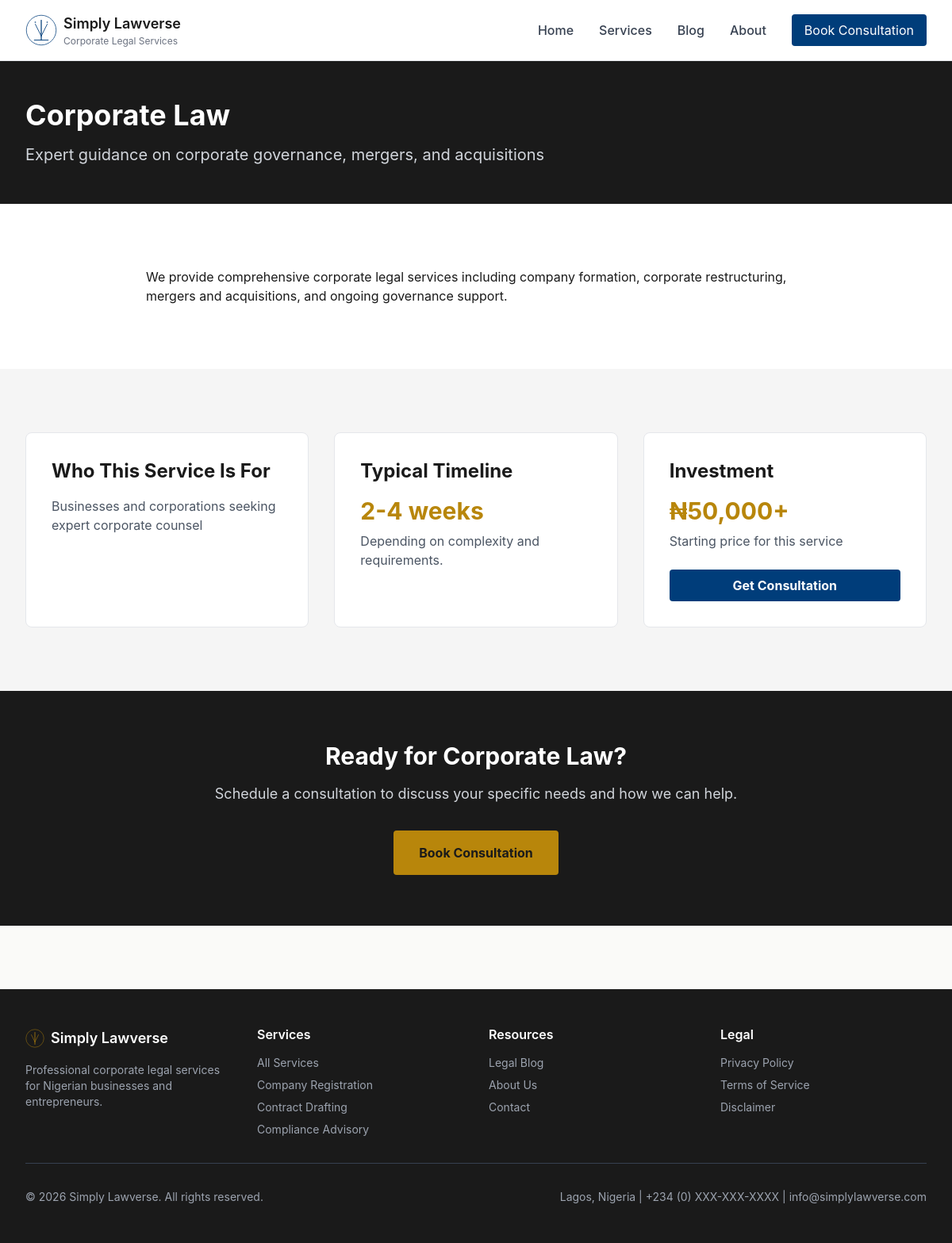
The app's page /services/corporate-law with its own data.
### models.py (models this page shows, shortened)
class Service(db.Model):
    id = db.Column(db.Integer, primary_key=True)
    name = db.Column(db.String(200), nullable=False)
    slug = db.Column(db.String(200), nullable=False, unique=True, index=True)
    description = db.Column(db.Text, nullable=False)  # Short description
    detailed_content = db.Column(db.Text, nullable=False)  # Full service page content
    who_needs_it = db.Column(db.Text, nullable=False)  # Target audience
    typical_timeline = db.Column(db.String(255), nullable=False)  # e.g., "2-4 weeks"
    base_price = db.Column(db.Float, nullable=True)  # Optional starting price
    icon_class = db.Column(db.String(100), nullable=True)  # For styling
    order = db.Column(db.Integer, default=0)  # Display order
    is_active = db.Column(db.Boolean, default=True)
    created_at = db.Column(db.DateTime, default=datetime.utcnow)
    updated_at = db.Column(db.DateTime, default=datetime.utcnow, onupdate=datetime.utcnow)
    seo_title = db.Column(db.String(255), nullable=True)
    seo_description = db.Column(db.String(500), nullable=True)
    seo_keywords = db.Column(db.String(500), nullable=True)
    bookings = db.relationship('Booking', backref='service', lazy=True, cascade='all, delete-orphan')
    __table_args__ = (
        db.Index('idx_service_slug', 'slug'),
        db.Index('idx_service_is_active', 'is_active'),
        db.Index('idx_service_order', 'order'),
    )

### blueprints/services.py (the view)
@bp.route('/<slug>')
def service_detail(slug):
    service = Service.query.filter_by(slug=slug, is_active=True).first_or_404()
    related_articles = Article.query.filter_by(
        status='approved'
    ).filter(
        Article.category.ilike(f'%{service.name}%')
    ).order_by(Article.date_posted.desc()).limit(3).all()
    return render_template('services/detail.html',
        service=service,
        related_articles=related_articles,
        page_title=service.seo_title or service.name,
        page_description=service.seo_description or service.description
    )

### templates/services/detail.html (shortened to what this page needs)
{% extends "base.html" %}
{% block content %}
<section class="bg-law-dark text-white py-12">
    <div class="max-w-7xl mx-auto px-4 sm:px-6 lg:px-8">
        <h1 class="text-4xl font-bold mb-4">{{ service.name }}</h1>
        <p class="text-xl text-gray-300">{{ service.description }}</p>
    </div>
</section>
<section class="py-20 bg-white">
    <div class="max-w-4xl mx-auto px-4 sm:px-6 lg:px-8">
        <div class="prose prose-lg max-w-none">
            {{ service.detailed_content | safe }}
        </div>
    </div>
</section>
<section class="py-20 bg-law-gray">
    <div class="max-w-7xl mx-auto px-4 sm:px-6 lg:px-8">
        <div class="grid grid-cols-1 md:grid-cols-3 gap-8">
            <div class="bg-white rounded-lg p-8 border border-gray-200">
                <h3 class="text-2xl font-bold text-law-dark mb-4">Who This Service Is For</h3>
                <div class="text-gray-600 prose">
                    {{ service.who_needs_it | safe }}
                </div>
            </div>
            <div class="bg-white rounded-lg p-8 border border-gray-200">
                <h3 class="text-2xl font-bold text-law-dark mb-4">Typical Timeline</h3>
                <p class="text-3xl font-bold text-law-gold mb-2">{{ service.typical_timeline }}</p>
                <p class="text-gray-600">Depending on complexity and requirements.</p>
            </div>
            <div class="bg-white rounded-lg p-8 border border-gray-200">
                <h3 class="text-2xl font-bold text-law-dark mb-4">Investment</h3>
                {% if service.base_price %}
                <p class="text-3xl font-bold text-law-gold mb-2">₦{{ "{:,.0f}".format(service.base_price) }}+</p>
                <p class="text-gray-600 mb-6">Starting price for this service</p>
                {% else %}
                <p class="text-lg text-gray-600 mb-6">Contact for custom quote</p>
                {% endif %}
                <a href="{{ url_for('bookings.index') }}" class="block py-2 bg-law-blue text-white font-bold rounded text-center hover:bg-opacity-90 transition">
                    Get Consultation
                </a>
            </div>
        </div>
    </div>
</section>
<section class="py-16 bg-law-dark text-white text-center">
    <div class="max-w-4xl mx-auto px-4 sm:px-6 lg:px-8">
        <h2 class="text-3xl font-bold mb-4">Ready for {{ service.name }}?</h2>
        <p class="text-lg text-gray-300 mb-8">
            Schedule a consultation to discuss your specific needs and how we can help.
        </p>
        <a href="{{ url_for('bookings.index') }}" class="inline-block px-8 py-4 bg-law-gold text-law-dark font-bold rounded hover:bg-opacity-90 transition">
            Book Consultation
        </a>
    </div>
</section>
{% endblock %}

### templates/base.html (style rules this page uses)
* { margin: 0; padding: 0; box-sizing: border-box; }
html { scroll-behavior: smooth; }
body { font-family: 'Inter', system-ui, -apple-system, sans-serif; background-color: #fafaf8; color: #1a1a1a; line-height: 1.6; }
a { transition: color 0.3s ease; }
.page-container { min-height: 100vh; display: flex; flex-direction: column; }
.bg-law-dark { background-color: #1a1a1a; }
.bg-law-blue { background-color: #003d7a; }
.bg-law-gold { background-color: #b8860b; }
.bg-law-gray { background-color: #f5f5f5; }
.text-law-dark { color: #1a1a1a; }
.text-law-gold { color: #b8860b; }
h1, h2, h3, h4, h5, h6 { font-weight: 700; line-height: 1.2; margin-bottom: 0.5rem; }
h1 { font-size: 2.5rem; }
h2 { font-size: 2rem; }
h3 { font-size: 1.5rem; }
section { padding: 3rem 0; }

### records on screen
Service: name "Corporate Law", description "Expert guidance on corporate governance, mergers, and acquisitions", detailed_content "We provide comprehensive corporate legal services including company formation, corporate restructuring, mergers and acquisitions, and ongoing governance support.", who_needs_it "Businesses and corporations seeking expert corporate counsel", typical_timeline "2-4 weeks", base_price "50,000"
